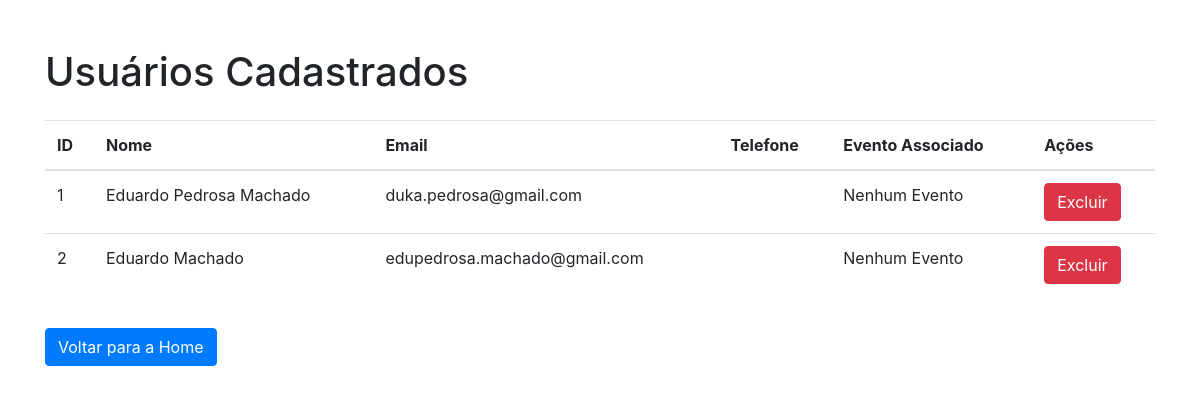
Before: /usuarios (signed in) with the older database file.
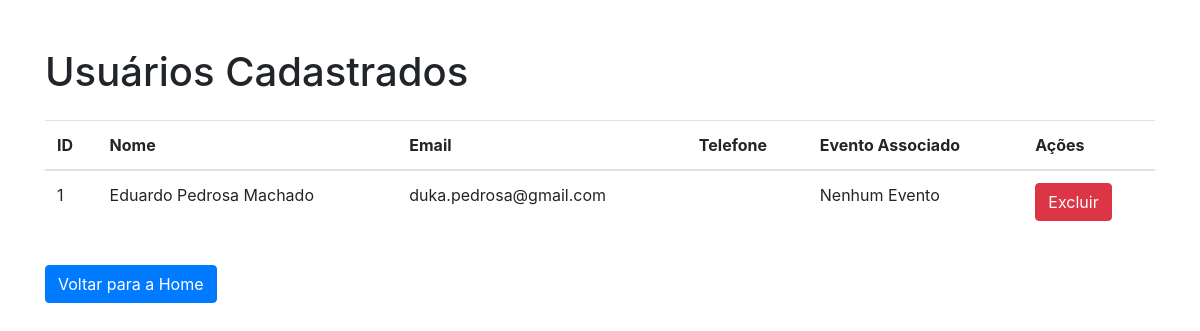
After: the same page with the newer database file.
### models.py (models this page shows, shortened)
class UsuarioLogin(db.Model, UserMixin):
    __tablename__ = 'usuario_login'
    id = db.Column(db.Integer, primary_key=True)
    nome = db.Column(db.String(100), nullable=False)
    email = db.Column(db.String(100), nullable=False, unique=True)
    senha_hash = db.Column(db.String(128), nullable=False)
    aprovado = db.Column(db.Boolean, default=False)  # Para usuários que precisam de aprovação
    is_admin = db.Column(db.Boolean, default=False)  # Marca o usuário como administrador

### app.py (the view)
@app.route('/usuarios')
@login_obrigatorio
def lista_usuarios():
    if not session.get('is_admin'):
        flash('Ação não permitida.', 'danger')
        return redirect(url_for('home'))
    usuarios = UsuarioLogin.query.all()
    return render_template('usuarios.html', usuarios=usuarios)

### app.py (called while the page is built)
@login_manager.user_loader
def load_user(user_id):
    return UsuarioLogin.query.get(int(user_id))

def login_obrigatorio(f):
    @wraps(f)
    def decorated_function(*args, **kwargs):
        if 'usuario_id' not in session:
            flash('Você precisa estar logado para acessar esta página.', 'warning')
            return redirect(url_for('login'))
        return f(*args, **kwargs)
    return decorated_function

### templates/usuarios.html (shortened to what this page needs)
<!DOCTYPE html>
<html lang="pt-BR">
<head>
    <link rel="stylesheet" href="https://maxcdn.bootstrapcdn.com/bootstrap/4.0.0/css/bootstrap.min.css">
</head>
<body>
    <div class="container">
        <h1 class="mt-5">Usuários Cadastrados</h1>
        <table class="table mt-4">
            <thead>
                <tr>
                    <th scope="col">ID</th>
                    <th scope="col">Nome</th>
                    <th scope="col">Email</th>
                    <th scope="col">Telefone</th>
                    <th scope="col">Evento Associado</th>
                    <th scope="col">Ações</th>
                </tr>
            </thead>
            <tbody>
                {% for usuario in usuarios %}
                    <tr>
                        <td>{{ usuario.id }}</td>
                        <td>{{ usuario.nome }}</td>
                        <td>{{ usuario.email }}</td>
                        <td>{{ usuario.telefone }}</td>
                        <td>{{ usuario.evento.nome if usuario.evento else 'Nenhum Evento' }}</td>
                        <td>
<form action="{{ url_for('excluir_usuario', usuario_id=usuario.id) }}" method="POST" style="display:inline;">
    <button type="submit" class="btn btn-danger">Excluir</button>
</form>
                        </td>
                    </tr>
                {% endfor %}
            </tbody>
        </table>
        <a href="{{ url_for('home') }}" class="btn btn-primary mt-3">Voltar para a Home</a>
    </div>
</body>
</html>

Changed rows visible on the page:
removed UsuarioLogin: id "2", nome "Eduardo Machado", email "edupedrosa.machado@gmail.com", evento "Nenhum Evento"
